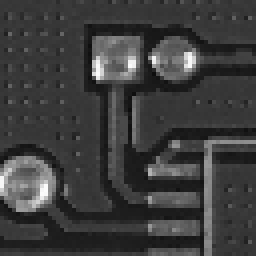
#> input picture defect_01_spur_06_0008.png, 64 x 64 px, given in place of 04.JPG, which was not available (shown 4 times larger); the run also reads 1 picture not shown here
$ jupyter execute Untitled1.ipynb   (shell and % lines are left out)
#> lines starting #> are read from the running program, lines starting #| are printed output that depends on the picture; pictures that were not available may be replaced by others from this repository, and a replacement may not be noted
[cell 1]
import cv2
import matplotlib.pyplot as plt
import os
import glob # Import the glob library

from google.colab import drive
drive.mount('/content/drive')

# --- CONFIGURATION PARAMETERS ---
# Define the size of the patch to save (in pixels)
PATCH_SIZE = 64
BW, BH = PATCH_SIZE, PATCH_SIZE

# Define the paths
template_path = '/content/drive/MyDrive/PCB_DATASET/PCB_DATASET/PCB_USED/04.JPG'
folder_path = '/content/drive/MyDrive/PCB_DATASET/PCB_DATASET/images/Missing_hole/4'
out_dir = "/content/drive/MyDrive/PCB_DATASET/PCB_DATASET/Missing_hole_4defects"

# Ensure the output directory exists
os.makedirs(out_dir, exist_ok=True)

# Global counter for saved patches - MUST be initialized outside the loop
global_patch_id = 0

# Define the area constraints for defect detection
MIN_AREA = 0
MAX_AREA = 1500


# Read template PCB 01 image
rgb_template_img = cv2.imread(template_path)
#> rgb_template_img is the input picture: shape (64, 64, 3); min 13, max 251, mean 61.3
plt.figure(figsize=(10,6))
plt.imshow(rgb_template_img, cmap="gray")

# Calculate the resized dimensions (1/4th of original)
a = int(rgb_template_img.shape[0]/4)
#> a = 16
b = int(rgb_template_img.shape[1]/4)
#> b = 16

# Read template PCB 01 image as grayscale
template_img = cv2.imread(template_path, 0)
#> template_img: shape (64, 64); min 13, max 251, mean 61.3
# display the grayscale template PCB image
plt.figure(figsize=(10,6))
plt.imshow(template_img, cmap="gray")

# Resize template image of PCB
template_img_resize = cv2.resize(template_img, (b,a))
plt.figure(figsize=(10,6))
plt.imshow(template_img_resize, cmap="gray")

# Gaussian blur
blur_template_img = cv2.GaussianBlur(template_img_resize, (3,3),0)
# display the blurred image
plt.figure(figsize=(10,6))
plt.imshow(blur_template_img, cmap="gray")

# Adaptive thresholding
template_adap_thresh = cv2.adaptiveThreshold(blur_template_img, 255,
                                         cv2. ADAPTIVE_THRESH_MEAN_C,
                                         cv2.THRESH_BINARY, 15, 5)
# display the thresholded image
plt.figure(figsize=(10,6))
plt.imshow(template_adap_thresh, cmap="gray")
# Note: Initial display code for template is removed here to keep the final script cleaner,
# but it can be re-added before the loop if needed for verification.


# Use glob to find all files ending with '.jpg' in the specified folder
image_files = glob.glob(os.path.join(folder_path, '*.jpg'))

print(f"Found {len(image_files)} images in the folder.")
print(f"Defect area filter range: {MIN_AREA} < Area < {MAX_AREA}")


# Iterate over each image file path found
for image_path in image_files:
    # 1. Read and prepare test image
    bgr_test_img = cv2.imread(image_path)
    filename = os.path.basename(image_path)

    # Check if the image was loaded successfully
    if bgr_test_img is None:
        print(f"Skipping file: {filename} (Not a readable image).")
        continue

    # Convert BGR to RGB for matplotlib display (if needed)
    rgb_test_img = cv2.cvtColor(bgr_test_img, cv2.COLOR_BGR2RGB) # Not used below, but good practice
     # 2. Display the original test PCB image
    plt.figure(figsize=(10,6))
    plt.imshow(rgb_test_img, cmap = "gray")
    plt.title(f"Original Test PCB Image: {filename}")

    # Read grayscale
    test_img = cv2.imread(image_path, 0)

    # Resize, Blur, and Threshold the test image
    test_img_resize = cv2.resize(test_img, (b, a))
    # 3. Display the grayscale resized test PCB image
    plt.figure(figsize=(10,6))
    plt.imshow(test_img_resize, cmap="gray")
    plt.title(f"Resized Grayscale PCB Image: {filename} ({b}x{a})")
    blur_test_img = cv2.GaussianBlur(test_img_resize, (3,3),0)

    test_adap_thresh = cv2.adaptiveThreshold(blur_test_img, 255,
                                         cv2. ADAPTIVE_THRESH_MEAN_C,
                                         cv2.THRESH_BINARY, 15, 5)

    plt.figure(figsize=(10,6))
    plt.imshow(test_adap_thresh, cmap="gray")

    # 2. Difference Imaging (Core Defect Detection)
    sub_img = cv2.subtract(test_adap_thresh, template_adap_thresh)
    plt.figure(figsize=(10,6))
    plt.imshow(sub_img)
    final_img = cv2.medianBlur(sub_img, 3) # Noise reduction
    plt.figure(figsize=(10,6))
    plt.imshow(final_img, cmap="gray")

    # 3. Find Contours
    # Using RETR_EXTERNAL focuses on the outline of defect blobs
    # Note: final_img is the mask image used for finding contours

    orig = test_img_resize
    mask_img = final_img
    _, thresh = cv2.threshold(mask_img, 127, 255, cv2.THRESH_BINARY)
    contours, _ = cv2.findContours(thresh, cv2.RETR_LIST,
    cv2.CHAIN_APPROX_SIMPLE) # CHANGE ***

    current_defects_count = 0
    orig = test_img_resize # The source image for cropping
    h_img, w_img = final_img.shape[:2]


    # 4. Filter Contours and Save Patches (MUST be inside the image loop)
    for cnt in contours:
        area = cv2.contourArea(cnt)

        # Apply the defect area filter to ensure quality and control quantity
        if MIN_AREA < area < MAX_AREA:
            current_defects_count += 1

            # Get bounding box coordinates
            x, y, w, h = cv2.boundingRect(cnt)

            # Center of defect
            cx = x + w // 2
            cy = y + h // 2

            # Fixed PATCh_SIZE x PATCh_SIZE box centered on defect
            x0 = cx - BW // 2
            y0 = cy - BH // 2
            x1 = x0 + BW
            y1 = y0 + BH

            # Clip coordinates to image bounds
            x0 = max(0, x0)
            y0 = max(0, y0)
            x1 = min(w_img, x1)
            y1 = min(h_img, y1)

            # Crop patch from ORIGINAL resized image
            patch = orig[y0:y1, x0:x1]

            # Ensure patch is the full desired size
            if patch.shape[0] != BH or patch.shape[1] != BW:
                continue

            # Save patch
            base_name = os.path.splitext(filename)[0]
            # Use global_patch_id for unique sequential naming across ALL files
            out_path = os.path.join(out_dir, f"defect_{base_name}_{global_patch_id:04d}.png")
            cv2.imwrite(out_path, patch)

            # Increment the global counter
            global_patch_id += 1

    print(f"Processed {filename}: Found {current_defects_count} defects (Total saved: {global_patch_id})")

print(f"\n--- Processing Complete ---")
print(f"Total patches saved to {out_dir}: {global_patch_id}")
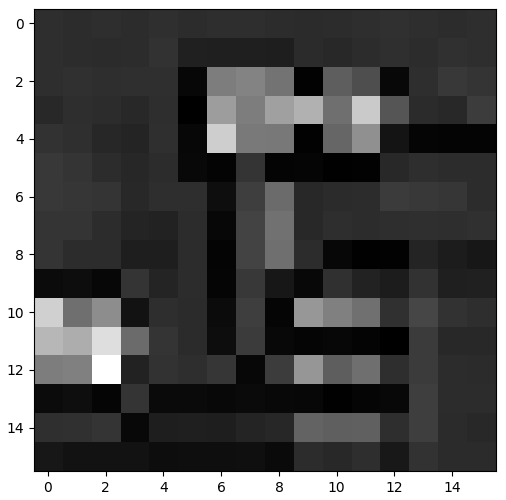
#> figure drawn by matplotlib, 1 panel
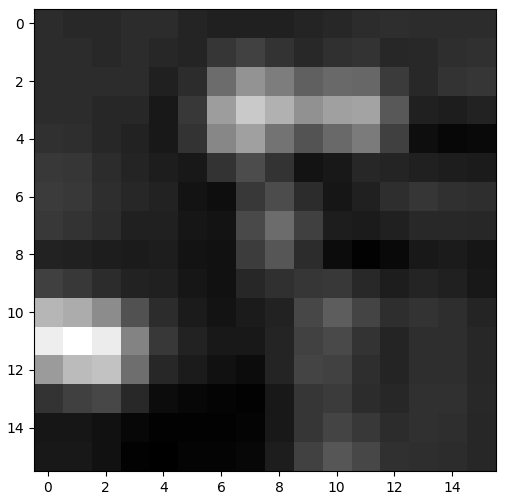
#> figure drawn by matplotlib, 1 panel
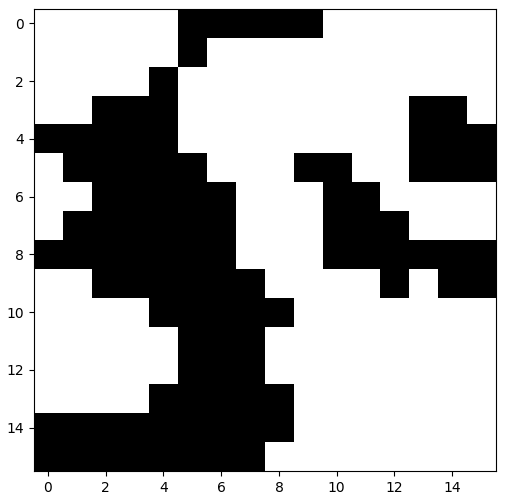
#> figure drawn by matplotlib, 1 panel

[cell 2]
import cv2
import matplotlib.pyplot as plt
import os
import glob # Import the glob library

from google.colab import drive
drive.mount('/content/drive')

# --- CONFIGURATION PARAMETERS ---
# Define the size of the patch to save (in pixels)
PATCH_SIZE = 64
BW, BH = PATCH_SIZE, PATCH_SIZE

# Define the paths
template_path = '/content/drive/MyDrive/PCB_DATASET/PCB_DATASET/PCB_USED/01.JPG'
folder_path = '/content/drive/MyDrive/PCB_DATASET/PCB_DATASET/images/Spur/1'
out_dir = "/content/drive/MyDrive/PCB_DATASET/PCB_DATASET/Spur_1defects"

# Ensure the output directory exists
os.makedirs(out_dir, exist_ok=True)

# Global counter for saved patches - MUST be initialized outside the loop
global_patch_id = 0

# Define the area constraints for defect detection
MIN_AREA = 1
MAX_AREA = 300


# Read template PCB 01 image
rgb_template_img = cv2.imread(template_path)
plt.figure(figsize=(10,6))
plt.imshow(rgb_template_img, cmap="gray")

# Calculate the resized dimensions (1/4th of original)
a = int(rgb_template_img.shape[0]/4)
b = int(rgb_template_img.shape[1]/4)

# Read template PCB 01 image as grayscale
template_img = cv2.imread(template_path, 0)
# display the grayscale template PCB image
plt.figure(figsize=(10,6))
plt.imshow(template_img, cmap="gray")

# Resize template image of PCB
template_img_resize = cv2.resize(template_img, (b,a))
plt.figure(figsize=(10,6))
plt.imshow(template_img_resize, cmap="gray")

# Gaussian blur
blur_template_img = cv2.GaussianBlur(template_img_resize, (3,3),0)
# display the blurred image
plt.figure(figsize=(10,6))
plt.imshow(blur_template_img, cmap="gray")

# Adaptive thresholding
template_adap_thresh = cv2.adaptiveThreshold(blur_template_img, 255,
                                         cv2.ADAPTIVE_THRESH_MEAN_C,
                                         cv2.THRESH_BINARY, 25, 5)
# display the thresholded image
plt.figure(figsize=(10,6))
plt.imshow(template_adap_thresh, cmap="gray")
# Note: Initial display code for template is removed here to keep the final script cleaner,
# but it can be re-added before the loop if needed for verification.


# Use glob to find all files ending with '.jpg' in the specified folder
image_files = glob.glob(os.path.join(folder_path, '*.jpg'))

print(f"Found {len(image_files)} images in the folder.")
print(f"Defect area filter range: {MIN_AREA} < Area < {MAX_AREA}")


# Iterate over each image file path found
for image_path in image_files:
    # 1. Read and prepare test image
    bgr_test_img = cv2.imread(image_path)
    filename = os.path.basename(image_path)

    # Check if the image was loaded successfully
    if bgr_test_img is None:
        print(f"Skipping file: {filename} (Not a readable image).")
        continue

    # Convert BGR to RGB for matplotlib display (if needed)
    rgb_test_img = cv2.cvtColor(bgr_test_img, cv2.COLOR_BGR2RGB) # Not used below, but good practice
     # 2. Display the original test PCB image
    plt.figure(figsize=(10,6))
    plt.imshow(rgb_test_img, cmap = "gray")
    plt.title(f"Original Test PCB Image: {filename}")

    # Read grayscale
    test_img = cv2.imread(image_path, 0)

    # Resize, Blur, and Threshold the test image
    test_img_resize = cv2.resize(test_img, (b, a))
    # 3. Display the grayscale resized test PCB image
    plt.figure(figsize=(10,6))
    plt.imshow(test_img_resize, cmap="gray")
    plt.title(f"Resized Grayscale PCB Image: {filename} ({b}x{a})")
    blur_test_img = cv2.GaussianBlur(test_img_resize, (3,3),0)

    test_adap_thresh = cv2.adaptiveThreshold(blur_test_img, 255,
                                         cv2. ADAPTIVE_THRESH_MEAN_C,
                                         cv2.THRESH_BINARY, 25, 5)

    plt.figure(figsize=(10,6))
    plt.imshow(test_adap_thresh, cmap="gray")

    # 2. Difference Imaging (Core Defect Detection)
    sub_img = cv2.subtract(test_adap_thresh, template_adap_thresh)
    plt.figure(figsize=(10,6))
    plt.imshow(sub_img)
    final_img = cv2.medianBlur(sub_img, 3) # Noise reduction
    plt.figure(figsize=(10,6))
    plt.imshow(final_img, cmap="gray")

    # 3. Find Contours
    # Using RETR_EXTERNAL focuses on the outline of defect blobs
    # Note: final_img is the mask image used for finding contours

    orig = test_img_resize
    mask_img = final_img
    _, thresh = cv2.threshold(mask_img, 127, 255, cv2.THRESH_BINARY)
    contours, _ = cv2.findContours(thresh, cv2.RETR_LIST,
    cv2.CHAIN_APPROX_SIMPLE) # CHANGE ***

    current_defects_count = 0
    orig = test_img_resize # The source image for cropping
    h_img, w_img = final_img.shape[:2]


    # 4. Filter Contours and Save Patches (MUST be inside the image loop)
    for cnt in contours:
        area = cv2.contourArea(cnt)

        # Apply the defect area filter to ensure quality and control quantity
        if MIN_AREA < area < MAX_AREA:
            current_defects_count += 1

            # Get bounding box coordinates
            x, y, w, h = cv2.boundingRect(cnt)

            # Center of defect
            cx = x + w // 2
            cy = y + h // 2

            # Fixed PATCh_SIZE x PATCh_SIZE box centered on defect
            x0 = cx - BW // 2
            y0 = cy - BH // 2
            x1 = x0 + BW
            y1 = y0 + BH

            # Clip coordinates to image bounds
            x0 = max(0, x0)
            y0 = max(0, y0)
            x1 = min(w_img, x1)
            y1 = min(h_img, y1)

            # Crop patch from ORIGINAL resized image
            patch = orig[y0:y1, x0:x1]

            # Ensure patch is the full desired size
            if patch.shape[0] != BH or patch.shape[1] != BW:
                continue

            # Save patch
            base_name = os.path.splitext(filename)[0]
            # Use global_patch_id for unique sequential naming across ALL files
            out_path = os.path.join(out_dir, f"defect_{base_name}_{global_patch_id:04d}.png")
            cv2.imwrite(out_path, patch)

            # Increment the global counter
            global_patch_id += 1

    print(f"Processed {filename}: Found {current_defects_count} defects (Total saved: {global_patch_id})")

print(f"\n--- Processing Complete ---")
print(f"Total patches saved to {out_dir}: {global_patch_id}")
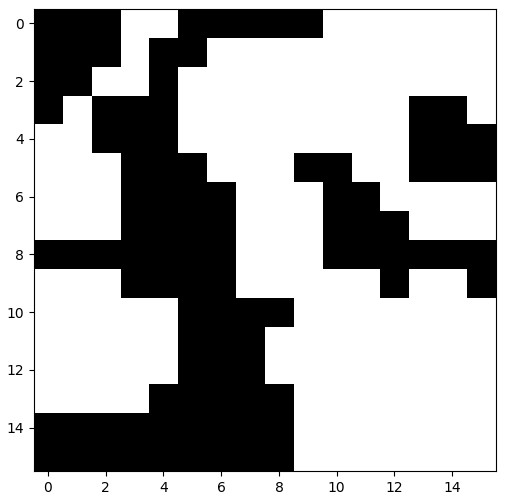
#> figure drawn by matplotlib, 1 panel
